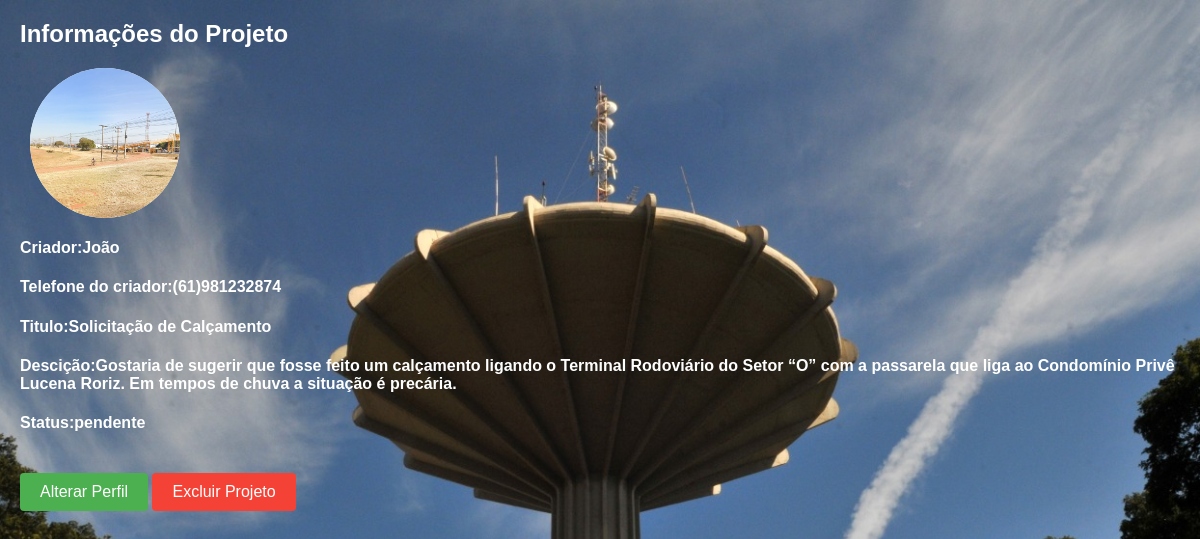
Screenshot of /view/mostrarProjetoL.php?id=1 (signed in) with the database file from the repository.
### tables this page shows
CREATE TABLE IF NOT EXISTS `tb_projeto` (
  `idprojeto` INT(11) NOT NULL AUTO_INCREMENT,
  `titulo` VARCHAR(45) NOT NULL,
  `arquivo` VARCHAR(255) NOT NULL,
  `descricao` VARCHAR(255) NOT NULL,
  `dataHora` TIMESTAMP NOT NULL DEFAULT CURRENT_TIMESTAMP ON UPDATE CURRENT_TIMESTAMP,
  `idtipo_projeto` INT(11) NOT NULL,
  `idprefeitura` INT(11) NOT NULL,
  `idstatus` INT(11) NOT NULL,
  `idtipo_regiao` INT(11) NOT NULL,
  PRIMARY KEY (`idprojeto`),
  INDEX `fk_tb_projeto_tb_tipo_projeto1_idx` (`idtipo_projeto` ASC),
  INDEX `fk_tb_projeto_tb_prefeito_comunitario1_idx` (`idprefeitura` ASC),
  INDEX `fk_tb_projeto_tb_status1_idx` (`idstatus` ASC),
  INDEX `fk_tb_projeto_tipo_regiao1_idx` (`idtipo_regiao` ASC),
  CONSTRAINT `fk_tb_projeto_tb_prefeito_comunitario1`
    FOREIGN KEY (`idprefeitura`)
    REFERENCES `tb_prefeito_comunitario` (`idprefeitura`)
    ON DELETE NO ACTION
    ON UPDATE NO ACTION,
  CONSTRAINT `fk_tb_projeto_tb_status1`
    FOREIGN KEY (`idstatus`)
    REFERENCES `tb_status` (`idstatus`)
    ON DELETE NO ACTION
    ON UPDATE NO ACTION,
  CONSTRAINT `fk_tb_projeto_tb_tipo_projeto1`
    FOREIGN KEY (`idtipo_projeto`)
    REFERENCES `tb_tipo_projeto` (`idtipo_projeto`)
    ON DELETE NO ACTION
    ON UPDATE NO ACTION,
  CONSTRAINT `fk_tb_projeto_tipo_regiao1`
    FOREIGN KEY (`idtipo_regiao`)
    REFERENCES `tb_tipo_regiao` (`idtipo_regiao`)
    ON DELETE NO ACTION
    ON UPDATE NO ACTION);

CREATE TABLE IF NOT EXISTS `tb_prefeito_comunitario` (
  `idprefeitura` INT(11) NOT NULL AUTO_INCREMENT,
  `nome_prefeito` VARCHAR(45) NOT NULL,
  `cpf_prefeito` VARCHAR(45) NOT NULL,
  `dt_nasc_prefeito` DATE NOT NULL,
  `tel_prefeito` VARCHAR(15) NOT NULL,
  `genero` INT(11) NOT NULL COMMENT '1=masculino\\n2=feminino\\n3=outros',
  `endereco_prefeito` VARCHAR(100) NOT NULL,
  `numero_registro_prefeito` VARCHAR(45) NOT NULL,
  `data_criacao_prefeito` TIMESTAMP NOT NULL DEFAULT CURRENT_TIMESTAMP ON UPDATE CURRENT_TIMESTAMP,
  `idusuario` INT(11) NOT NULL,
  PRIMARY KEY (`idprefeitura`),
  UNIQUE INDEX `cpf_Prefeito_UNIQUE` (`cpf_prefeito` ASC),
  UNIQUE INDEX `tel_prefeito_UNIQUE` (`tel_prefeito` ASC),
  UNIQUE INDEX `numero_registro_prefeito_UNIQUE` (`numero_registro_prefeito` ASC),
  INDEX `fk_tb_prefeito_comunitario_tb_usuario1_idx` (`idusuario` ASC),
  CONSTRAINT `fk_tb_prefeito_comunitario_tb_usuario1`
    FOREIGN KEY (`idusuario`)
    REFERENCES `tb_usuario` (`idusuario`)
    ON DELETE NO ACTION
    ON UPDATE NO ACTION);

CREATE TABLE IF NOT EXISTS `tb_status` (
  `idstatus` INT(11) NOT NULL AUTO_INCREMENT,
  `tipo_status` VARCHAR(45) NOT NULL,
  PRIMARY KEY (`idstatus`));

### DAO/Tb_projetoDAO.php (called while the page is built, shortened)
<?php
class Tb_projetoDAO {
        public function pesquisarumregistro(Tb_projetoDTO $Tb_projetoDTO){
         $pdo = Conexao::getInstance();
         $sql = "SELECT * from tb_projeto U
         INNER JOIN tb_status S on U.idstatus=S.idstatus
         INNER JOIN tb_prefeito_comunitario PC on U.idprefeitura=PC.idprefeitura
         where U.idprojeto=?;";
         $execucao = $pdo ->prepare($sql);
         $execucao ->bindValue(1,$Tb_projetoDTO->getIdprojeto());
         $execucao ->execute();
         $resultado = $execucao->fetch(PDO::FETCH_ASSOC);
         return $resultado;
    }
    }

### DTO/Tb_projetoDTO.php (called while the page is built, shortened)
<?php
class Tb_projetoDTO {
     private $idprojeto;
    function getIdprojeto() {
        return $this->idprojeto;
    }
    function setIdprojeto($idprojeto) {
        $this->idprojeto = $idprojeto;
    }
}

### view/mostrarProjetoL.php (the view, shortened to what this page needs)
<!DOCTYPE html>
<html>
<head>
    <link rel="stylesheet" href="../css/perfil.css">
</head>
<body>
    <?php
    require_once '../DAO/Tb_projetoDAO.php';
    require_once '../DTO/Tb_projetoDTO.php';
    $idprojeto = $_GET["id"];
    $Tb_projetoDTO = new Tb_projetoDTO();
    $Tb_projetoDTO->setIdprojeto($idprojeto);
    $Tb_projetoDAO = new Tb_projetoDAO();
    $projeto = $Tb_projetoDAO->pesquisarumregistro($Tb_projetoDTO);
    $nome = $projeto["nome_prefeito"];
    $tel = $projeto["tel_prefeito"];
    $arquivo = "../img/upload/" . $projeto["arquivo"];
    $titulo = $projeto["titulo"];
    $descicao = $projeto["descricao"];
    $status = $projeto["tipo_status"];
    ?>
    <h2>Informações do Projeto</h2>
    <div class="profile-picture">
        <img src="<?=$arquivo ?>" alt="Profile Picture">
    </div>
    <p><h4><strong>Criador:</strong><?= $nome ?></h4></p>
    <p><h4><strong>Telefone do criador:</strong><?= $tel ?></h4></p>
    <p><h4><strong>Titulo:</strong><?= $titulo ?></h4></p>
    <p><h4><strong>Descição:</strong><?= $descicao ?></h4></p>
    <p><h4><strong>Status:</strong><?= $status ?></h4></p>
    <a href="../view/alterarProjetoL.php?id=<?= $idprojeto ?>" target="centro"><button class="edit-profile-button">Alterar Perfil</button></a>
    <a href="../view/confirmacaoprojeto.php?id=<?php echo $idprojeto ?>"><button class="delete-profile-button">Excluir Projeto</button></a>
</body>
</html>

### css/perfil.css (style rules this page uses)
body { background-image: url(../img/WhatsApp-Image-2021-03-27-at-10.47.21.jpeg); background-size: cover; background-position: center; color: #fff; font-family: Arial, sans-serif; font-size: 16px; margin: 0 20px; padding: 0; height: 100vh; }
.edit-profile-button { background-color: #4CAF50; border: none; border-radius: 4px; color: white; cursor: pointer; font-size: 16px; margin-top: 20px; padding: 10px 20px; text-align: center; text-decoration: none; transition-duration: 0.4s; }
.delete-profile-button { background-color: #f44336; border: none; border-radius: 4px; color: white; cursor: pointer; font-size: 16px; margin-top: 20px; padding: 10px 20px; text-align: center; text-decoration: none; transition-duration: 0.4s; }
.profile-picture { width: 150px; height: 150px; border-radius: 50%; overflow: hidden; margin: 10px; background-color: #f5f5f5; }
.profile-picture img { width: 100%; height: 100%; object-fit: cover; }

### rows the page displays
tb_projeto: arquivo (picture), idprefeitura.nome_prefeito "João", idprefeitura.tel_prefeito "(61)981232874", titulo "Solicitação de Calçamento", descricao "Gostaria de sugerir que fosse feito um calçamento ligando o Terminal Rodoviário do Setor “O” com a passarela que liga ao Condomínio Privê Lucena Roriz. Em tempos de chuva a situação é precária.", idstatus.tipo_status "pendente"
